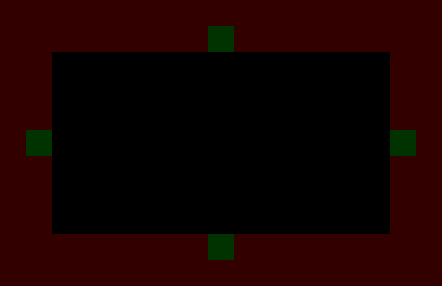

A 2D game scene composited from a Tiled map and its tileset images. What follows is a short description and the map's XML, with each tile layer's data collapsed to a summary:
An orthogonal 17x11 tile map with 26x26 px tiles, 1 tile layer (meta).

<map version="1.0" orientation="orthogonal" renderorder="right-down" width="17" height="11" tilewidth="26" tileheight="26" nextobjectid="1">
 <tileset firstgid="1" name="meta" tilewidth="26" tileheight="26" tilecount="2">
  <image source="meta.png" width="52" height="26" />
 </tileset>
 <layer name="meta" width="17" height="11" opacity="0.2">
  <data>[187 cells, 96 non-empty, 2 distinct tile ids]</data>
 </layer>
</map>
